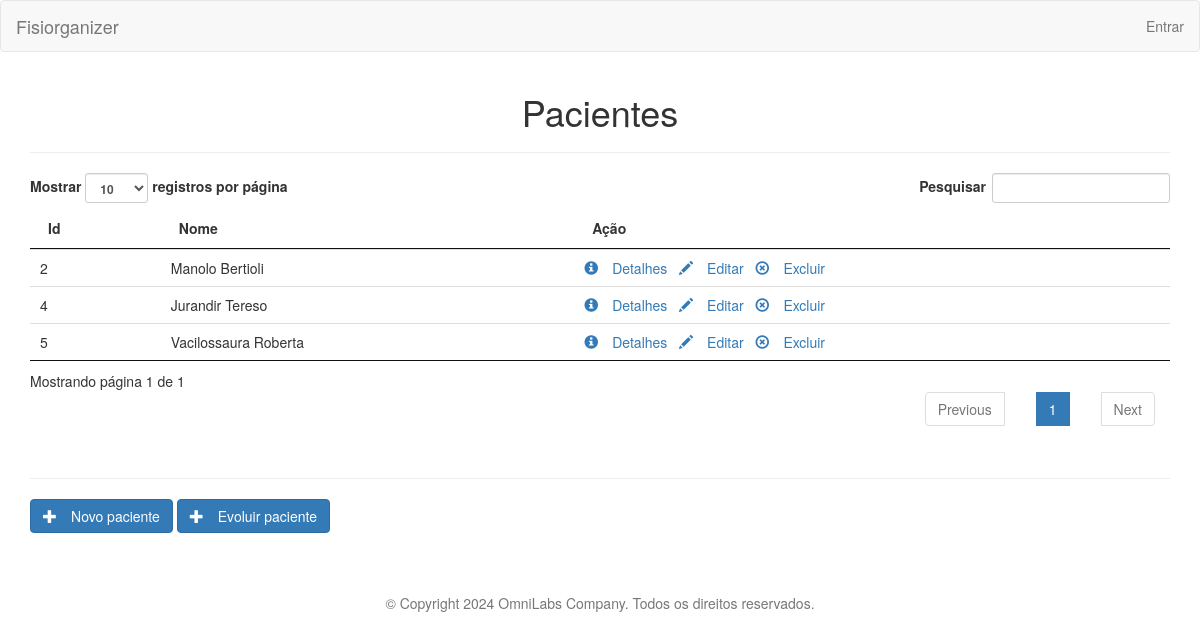
The app's page /patient/list/, older data.
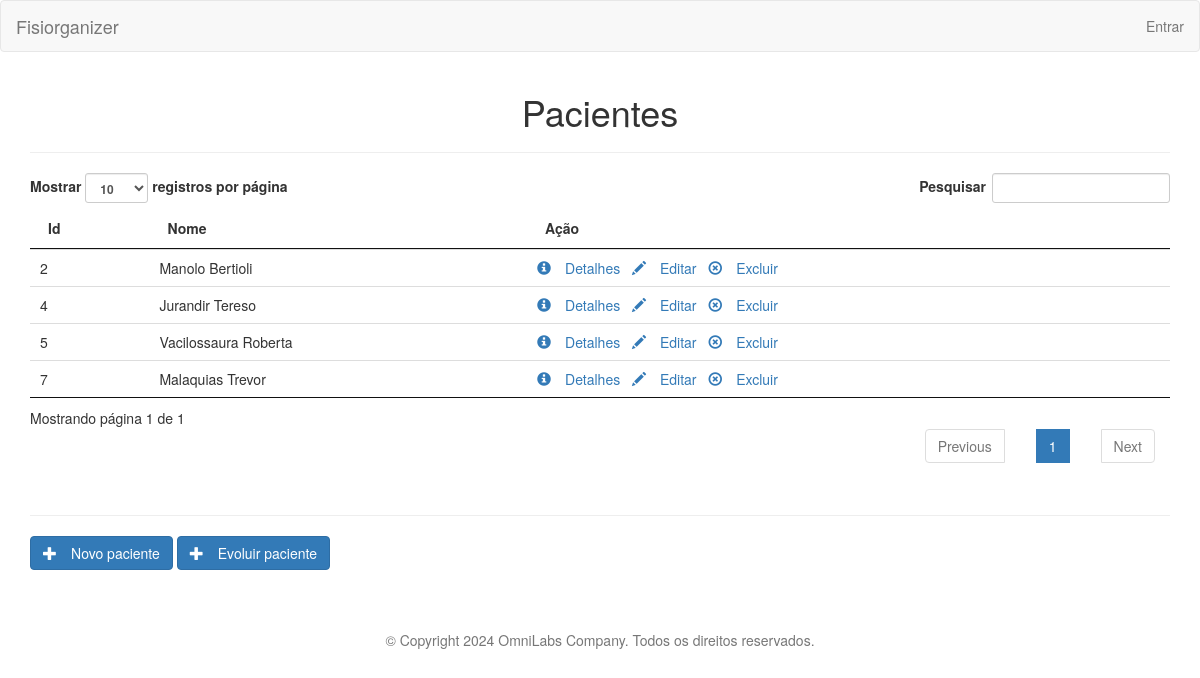
The same page, newer data.
### Fisiorganizer_SITE/models.py (models this page shows, shortened)
class Patient(models.Model):
    id = models.AutoField(primary_key=True)
    name = models.CharField(max_length=100, blank=False, default='')
    address = models.CharField(max_length=150, blank=True)
    city = models.CharField(max_length=25)
    cellphone = models.PositiveIntegerField(blank=False, null=False)
    details = models.TextField(max_length=500, blank=True)
    born_date = models.DateField(blank=False, default='1900-01-01')

### Fisiorganizer_SITE/views/patient_view.py (the view)
# urls.py: path('list/', PatientListView.as_view(), name='patient_list'),
class PatientListView(ListView):
    model = Patient
    template_name = 'patient/patient_list.html'

### Fisiorganizer_SITE/templates/patient/patient_list.html (shortened to what this page needs)
{% extends "layout.html" %}
{% load widget_tweaks %}
{% load static %}
{% block content %}
<h1 class="text-center">Pacientes</h1>
<hr>
    <table id="customersTable" class="table">
        <thead>
        <tr>
            <th>Id</th>
            <th>Nome</th>
            <th>Ação</th>
        </tr>
        </thead>
        <tbody>
        {% for patient in object_list %}
        <tr>
            <td>
                {{ patient.id }}
            </td>
            <td>
                {{patient.name}} {{patient.surname}}
            </td>
            <td>
                <a href="{% url 'patient_detail' pk=patient.id %}" class="" role="button">
                    <span class="glyphicon glyphicon-info-sign" aria-hidden="true">&nbsp;</span>Detalhes
                </a>
                <span>&nbsp;</span>
                <a href="{% url 'patient_edit' pk=patient.id %}" class="" role="button">
                    <span class="glyphicon glyphicon-pencil" aria-hidden="true">&nbsp;</span>Editar
                </a>
                <span>&nbsp;</span>
                <a class="" role="button" name="delete" data-id="{{ patient.id }}">
                    <span class="glyphicon glyphicon-remove-circle" aria-hidden="true">&nbsp;</span>Excluir
                </a>
            </td>
        </tr>
        {% endfor %}
        </tbody>
    </table>
<hr>
    <a href="{% url 'patient_create' %}" id="id_add_customer" class="btn btn-primary" role="button">
        <span class="glyphicon glyphicon-plus" aria-hidden="true">&nbsp;</span>Novo paciente
    </a>
    <a href="{% url 'evolution_create' %}" id="id_add_evolution" class="btn btn-primary" role="button">
        <span class="glyphicon glyphicon-plus" aria-hidden="true">&nbsp;</span>Evoluir paciente
    </a>
{% endblock %}

Row changes from the older to the newer data that the page shows:
added Patient: id "7", name "Malaquias Trevor"
